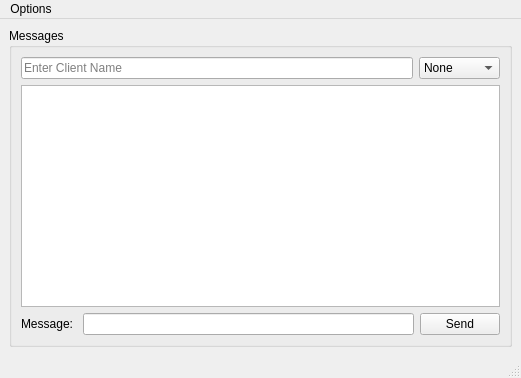
<?xml version="1.0" encoding="UTF-8"?>
<ui version="4.0">
 <class>MainWindow</class>
 <widget class="QMainWindow" name="MainWindow">
  <property name="geometry">
   <rect>
    <x>0</x>
    <y>0</y>
    <width>521</width>
    <height>378</height>
   </rect>
  </property>
  <property name="windowTitle">
   <string>Client</string>
  </property>
  <widget class="QWidget" name="centralwidget">
   <layout class="QVBoxLayout" name="verticalLayout_2">
    <item>
     <widget class="QGroupBox" name="groupBox">
      <property name="title">
       <string>Messages</string>
      </property>
      <layout class="QVBoxLayout" name="verticalLayout">
       <item>
        <layout class="QHBoxLayout" name="horizontalLayout_2">
         <item>
          <widget class="QLineEdit" name="lnClientName">
           <property name="placeholderText">
            <string>Enter Client Name</string>
           </property>
          </widget>
         </item>
         <item>
          <widget class="QComboBox" name="cmbStatus">
           <item>
            <property name="text">
             <string>None</string>
            </property>
           </item>
           <item>
            <property name="text">
             <string>Available</string>
            </property>
           </item>
           <item>
            <property name="text">
             <string>Away</string>
            </property>
           </item>
           <item>
            <property name="text">
             <string>Busy</string>
            </property>
           </item>
          </widget>
         </item>
        </layout>
       </item>
       <item>
        <widget class="QListWidget" name="lstMessages"/>
       </item>
       <item>
        <layout class="QHBoxLayout" name="horizontalLayout">
         <item>
          <widget class="QLabel" name="label">
           <property name="text">
            <string>Message: </string>
           </property>
          </widget>
         </item>
         <item>
          <widget class="QLineEdit" name="lnMessage"/>
         </item>
         <item>
          <widget class="QPushButton" name="btnSend">
           <property name="text">
            <string>Send</string>
           </property>
          </widget>
         </item>
        </layout>
       </item>
      </layout>
     </widget>
    </item>
   </layout>
  </widget>
  <widget class="QMenuBar" name="menubar">
   <property name="geometry">
    <rect>
     <x>0</x>
     <y>0</y>
     <width>521</width>
     <height>20</height>
    </rect>
   </property>
   <widget class="QMenu" name="menuOptions">
    <property name="title">
     <string>Options</string>
    </property>
    <addaction name="actionConnect"/>
    <addaction name="actionExit"/>
   </widget>
   <addaction name="menuOptions"/>
  </widget>
  <widget class="QStatusBar" name="statusbar"/>
  <action name="actionConnect">
   <property name="text">
    <string>Connect</string>
   </property>
  </action>
  <action name="actionExit">
   <property name="text">
    <string>Exit</string>
   </property>
  </action>
 </widget>
 <resources/>
 <connections/>
</ui>
